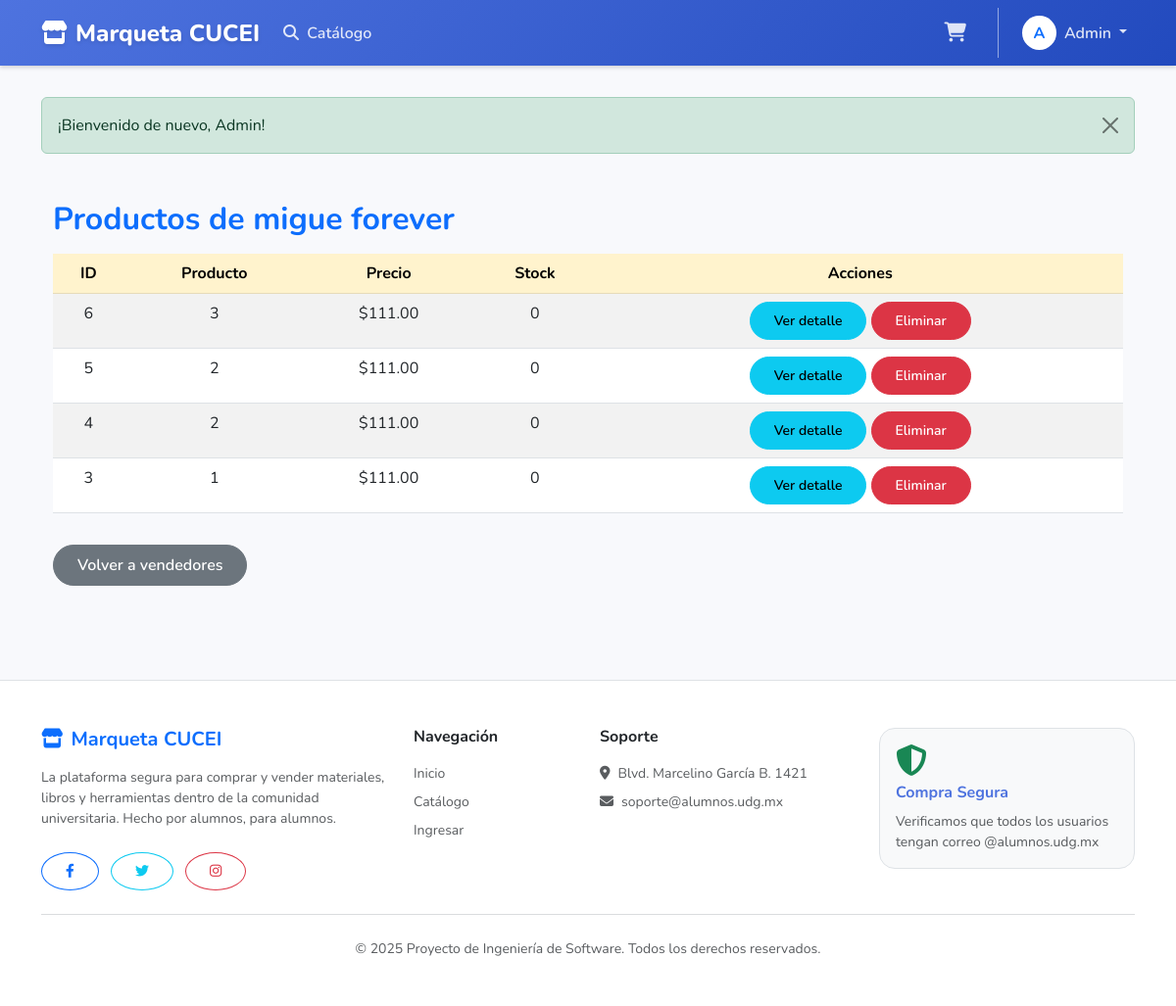
The page /admin/vendedor_productos.php?id=5 (signed in) on the database its author committed.
### tables this page shows
CREATE TABLE `clientes` (
  `id` int(11) NOT NULL,
  `nombre` varchar(100) NOT NULL,
  `apellidos` varchar(100) NOT NULL,
  `correo` varchar(100) NOT NULL,
  `password` varchar(255) NOT NULL,
  `rol` varchar(20) NOT NULL DEFAULT 'comprador',
  `eliminado` tinyint(4) DEFAULT 0
);

CREATE TABLE `productos` (
  `id` int(11) NOT NULL,
  `vendedor_id` int(11) NOT NULL DEFAULT 1,
  `nombre` varchar(100) NOT NULL,
  `descripcion` text DEFAULT NULL,
  `codigo` varchar(50) NOT NULL,
  `archivo` varchar(255) DEFAULT NULL,
  `precio` decimal(10,2) NOT NULL,
  `costo` decimal(10,2) NOT NULL,
  `stock` int(11) NOT NULL,
  `eliminado` tinyint(4) DEFAULT 0
);

### admin/vendedor_productos.php (the view, shortened to what this page needs)
<?php
require_once __DIR__ . '/../includes/header.php';
$id_vendedor = $_GET['id'] ?? null;
$stmt = $pdo->prepare("
    SELECT nombre, apellidos
    FROM clientes
    WHERE id = ? AND rol = 'vendedor'
");
$stmt->execute([$id_vendedor]);
$vendedor = $stmt->fetch(PDO::FETCH_ASSOC);
$stmt = $pdo->prepare("
    SELECT id, nombre, precio, stock
    FROM productos
    WHERE vendedor_id = ? AND eliminado = 0
    ORDER BY id DESC
");
$stmt->execute([$id_vendedor]);
$productos = $stmt->fetchAll(PDO::FETCH_ASSOC);
?>
<div class="container my-5">
    <h2 class="fw-bold text-primary mb-3">
        Productos de <?= e($vendedor['nombre'] . ' ' . $vendedor['apellidos']); ?>
    </h2>
    <?php if (empty($productos)): ?>
        <p class="text-muted">Este vendedor no tiene productos publicados.</p>
    <?php else: ?>
    <table class="table table-striped text-center">
        <thead class="table-warning">
            <tr>
                <th>ID</th>
                <th>Producto</th>
                <th>Precio</th>
                <th>Stock</th>
                <th>Acciones</th>
            </tr>
        </thead>
        <tbody>
        <?php foreach ($productos as $p): ?>
            <tr>
                <td><?= $p['id']; ?></td>
                <td><?= e($p['nombre']); ?></td>
                <td>$<?= number_format($p['precio'], 2); ?></td>
                <td><?= $p['stock']; ?></td>
                <td>
                    <a href="ver_producto.php?id=<?= $p['id']; ?>&return=vendedor_productos.php?id=<?= $id_vendedor ?>"
                        class="btn btn-sm btn-info">
                        Ver detalle
                    </a>
                    <a href="eliminar_producto.php?id=<?= $p['id']; ?>&from=vendedor&id_v=<?= $id_vendedor ?>"
                        class="btn btn-danger btn-sm"
                        onclick="return confirm('¿Eliminar este producto?');">
                        Eliminar
                    </a>
                </td>
            </tr>
        <?php endforeach; ?>
        </tbody>
    </table>
    <?php endif; ?>
    <a href="vendedores.php" class="btn btn-secondary mt-3">Volver a vendedores</a>
</div>
<?php require_once __DIR__ . '/../includes/footer.php'; ?>

### assets/css/styles.css (style rules this page uses)
:root { --primary-gradient: linear-gradient(135deg, #4e73df 0%, #224abe 100%); --secondary-gradient: linear-gradient(135deg, #858796 0%, #60616f 100%); --surface-color: #ffffff; --bg-color: #f8f9fc; --text-primary: #5a5c69; --text-heading: #4e73df; --shadow-sm: 0 .125rem .25rem 0 rgba(58,59,69,.2)!important; --shadow-lg: 0 1rem 3rem rgba(0,0,0,.175)!important; --radius-card: 1rem; --radius-btn: 50rem; }
body { background-color: var(--bg-color); font-family: 'Nunito', -apple-system, BlinkMacSystemFont, "Segoe UI", Roboto, "Helvetica Neue", Arial, sans-serif; color: var(--text-primary); display: flex; flex-direction: column; min-height: 100vh; }
h1, h2, h3, h4, h5, h6 { color: #4e73df; font-weight: 700; }
.btn { border-radius: var(--radius-btn); padding: 0.5rem 1.5rem; font-weight: 600; transition: all 0.3s; }

### rows shown on the page
clientes: nombre+apellidos "migue forever"
productos: id "6", nombre "3", precio "111.00", stock "0"
productos: id "5", nombre "2", precio "111.00", stock "0"
productos: id "4", nombre "2", precio "111.00", stock "0"
productos: id "3", nombre "1", precio "111.00", stock "0"

### other values the page prints
substr($_SESSION['user_nombre'], 0, 1) "A"
$_SESSION['user_nombre'] "Admin"
$_SESSION['flash']['msg'] "¡Bienvenido de nuevo, Admin!"
